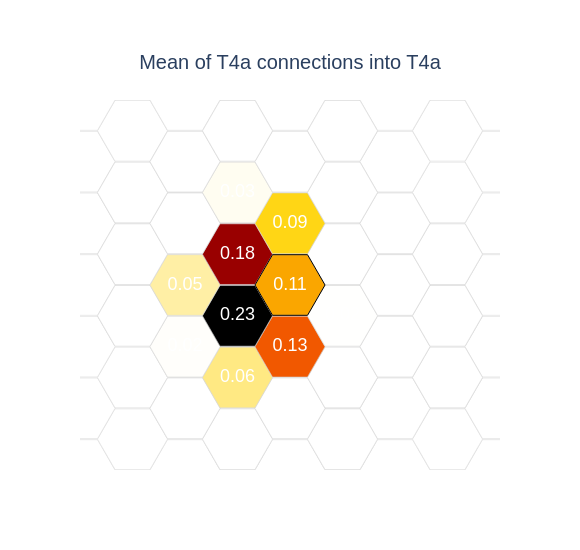

Write notebook code for a chart like this one.
### Code cell
fig = plot_col_heatmap(hex_count_instance_df, 'frac', hex_size, cmax=cmax)
fig.update_layout(title=dict(text=f'Mean of {input_instance[:-2]} connections into {instance_name[:-2]}', x=0.5, y=0.9))

fig.show()
fig.write_image(data_path / f'{instance_name}_{neuropil[:-3]}_from_{input_instance[:-2]}_2d.pdf')
fig.write_image(data_path / f'{instance_name}_{neuropil[:-3]}_from_{input_instance[:-2]}_2d.png')

### Figure 1 — Plotly figure (JSON) as saved in the notebook; plotly's stock layout.template omitted (floating-point values rounded to 4 significant figures; data arrays with more than 128 entries replaced by an {"elided": "..."} marker saying what was removed)
{"data": [{"marker": {"color": "white", "line": {"color": "lightgrey", "width": 0.5}, "size": 70, "symbol": 15}, "mode": "markers", "showlegend": false, "type": "scatter", "x": {"elided": "169 int values"}, "y": {"elided": "169 int values"}}, {"marker": {"cmax": 0.2288, "cmin": 0.02288, "color": [0.0001691, 0.0001309, 0.0003021, 0.01239, 0.01701, 0.001942, 5.609e-05, 0.0009598, 0.05617, 0.1313, 0.02319, 0.001929, 5.354e-05, 0.02393, 0.2299, 0.1061, 0.01954, 0.001138, 0.001062, 0.04701, 0.183, 0.08591, 0.008193, 0.0009835, 0.01274, 0.02656, 0.006941, 3.926e-05, 5.354e-05, 0.0008536, 0.0005018], "colorscale": [[0, "rgb(255,255,255)"], [0.3333, "rgb(255,210,0)"], [0.6667, "rgb(230,0,0)"], [1, "rgb(0,0,0)"]], "line": {"color": "lightgrey", "width": 0.5}, "size": 70, "symbol": 15}, "mode": "markers+text", "showlegend": false, "text": ["", "", "", "", "", "", "", "", "0.06", "0.13", "0.02", "", "", "0.02", "0.23", "0.11", "", "", "", "0.05", "0.18", "0.09", "", "", "", "0.03", "", "", "", "", ""], "textfont": {"color": "white", "family": "Arial", "size": 18}, "type": "scatter", "x": [1, 3, -1, 0, 1, 2, 3, -2, -1, 0, 1, 2, 3, -2, -1, 0, 1, 2, -3, -2, -1, 0, 1, -3, -2, -1, 0, 1, -3, -2, -1], "y": [-5, -3, -5, -4, -3, -2, -1, -4, -3, -2, -1, 0, 1, -2, -1, 0, 1, 2, -1, 0, 1, 2, 3, 1, 2, 3, 4, 5, 3, 4, 5]}, {"marker": {"color": "black", "size": 70, "symbol": 115}, "mode": "markers", "showlegend": false, "type": "scatter", "x": [0], "y": [0]}], "layout": {"font": {"family": "Arial", "size": 14}, "height": 550, "paper_bgcolor": "rgba(255,255,255,255)", "plot_bgcolor": "rgba(255,255,255,255)", "title": {"text": "Mean of T4a connections into T4a", "x": 0.5, "y": 0.9}, "width": 580, "xaxis": {"range": [-4, 4], "showgrid": false, "showticklabels": false, "title": {"standoff": 0}}, "yaxis": {"range": [-6, 6], "showgrid": false, "showticklabels": false, "title": {"standoff": 0}}}}
